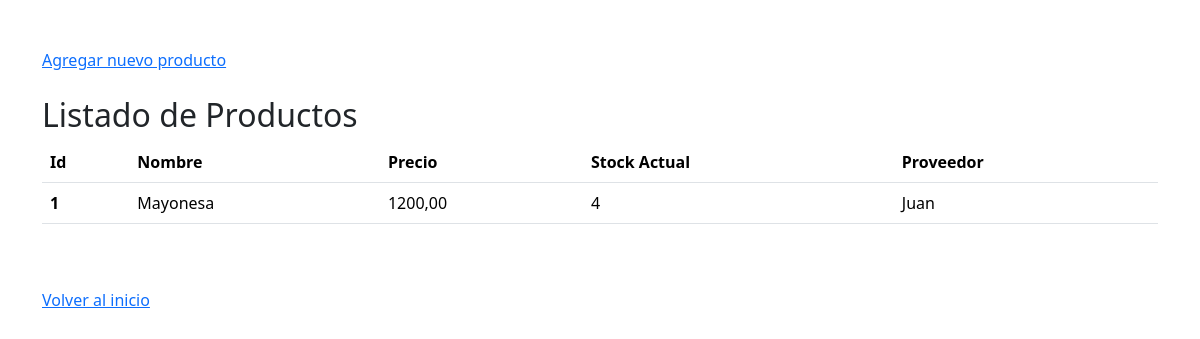
The page /compra/productos on the database as committed earlier.
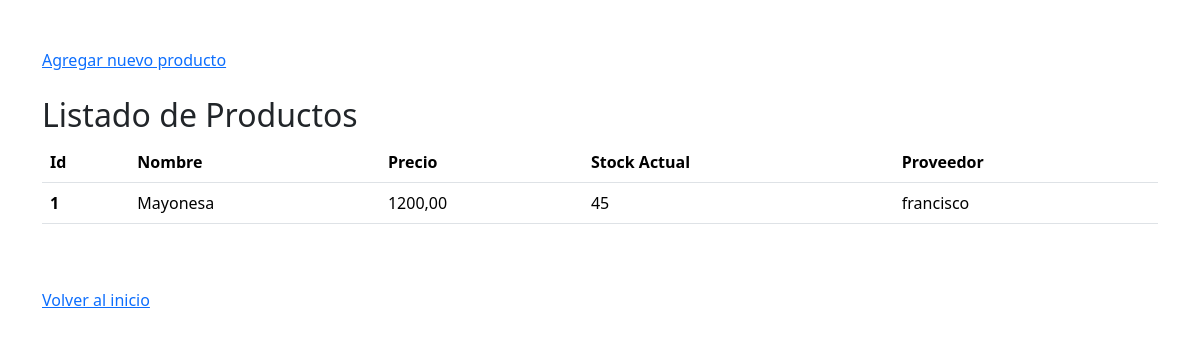
The same page on the database as committed later.
### App/models.py (models this page shows, shortened)
class Producto(models.Model):
    nombre = models.CharField(verbose_name="Nombre", max_length=100)
    precio = models.DecimalField(verbose_name="Precio", max_digits=10, decimal_places=2)
    stock_actual = models.IntegerField(verbose_name="Stock")
    proveedor = models.ForeignKey(Proveedor, on_delete=models.CASCADE, null=False)
    class Meta:
        db_table = "Productos"
        verbose_name="Producto"
        verbose_name_plural="Productos"

class Proveedor(models.Model):
    nombre = models.CharField(verbose_name="Nombre", max_length=100)
    apellido = models.CharField(verbose_name="Apellido", max_length=100)
    dni = models.IntegerField(verbose_name="Dni", validators=[MinValueValidator(10000000), MaxValueValidator(99999999)])
    class Meta:
        db_table = "Proveedores"
        verbose_name="Proveedor"
        verbose_name_plural="Proveedores"

### App/views.py (the view)
# urls.py: path('compra/productos', ProductoListado, name='productos'),
def ProductoListado(request):
    productos = Producto.objects.all()
    return render(request, "listadoProductos.html", {'productos': productos})

### App/templates/listadoProductos.html (shortened to what this page needs)
<!DOCTYPE html>
<html lang="en">
<head>
    <link
        href="https://cdn.jsdelivr.net/npm/bootstrap@5.3.3/dist/css/bootstrap.min.css"
        rel="stylesheet"
    >
</head>
<body>
  <div class="container mt-5">
    <a href="{% url 'productos_form' %}" class="mb-4">Agregar nuevo producto</a>
    <br>
    <br>
    <h2>Listado de Productos</h2>
    <table class="table">
      <thead>
        <tr>
          <th scope="col">Id</th>
          <th scope="col">Nombre</th>
          <th scope="col">Precio</th>
          <th scope="col">Stock Actual</th>
          <th scope="col">Proveedor</th>
        </tr>
      </thead>
      <tbody>
        {% for producto in productos %}
        <tr>
          <th scope="row">{{ producto.id }}</th>
          <td>{{ producto.nombre }}</td>
          <td>{{ producto.precio }}</td>
          <td>{{ producto.stock_actual }}</td>
          <td>{{ producto.proveedor.nombre }}</td>
        </tr>
        {% endfor %}
      </tbody>
    </table>
    <br>
    <br>
    <a href="{% url 'inicio' %}" >Volver al inicio</a>
  </div>
</body>
</html>

Rows that differ between the two databases and show on the page:
changed Producto "Mayonesa": stock_actual "4" → "45"; proveedor.nombre "Juan" → "francisco"
